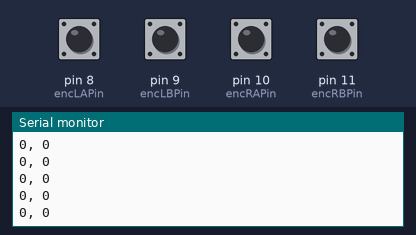
Bench run of a sketch on a simulated Arduino Uno, built with avr-gcc and run on an emulated ATmega328P. Shown: the last lines printed to the serial monitor. The inputs (shaded band) are chosen by the test bench; at power-on: pin 8 (encLAPin), pin 9 (encLBPin), pin 10 (encRAPin), pin 11 (encRBPin) HIGH.

Above: at 1.2 s.
1.3 s: pin 8 (encLAPin) pulled LOW for 0.15 s
At 1.8 s:
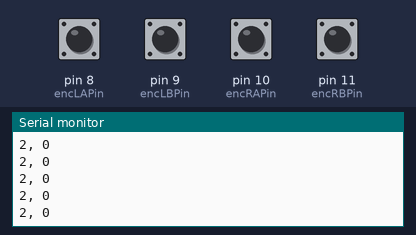
4.4 s: pin 9 (encLBPin) pulled LOW for 0.15 s
At 5.2 s:
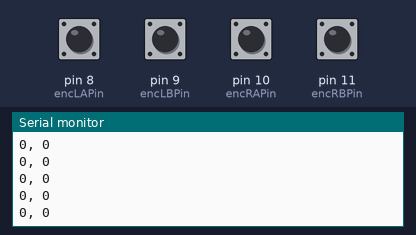
7.5 s: pin 10 (encRAPin) pulled LOW for 0.15 s
At 8.1 s:
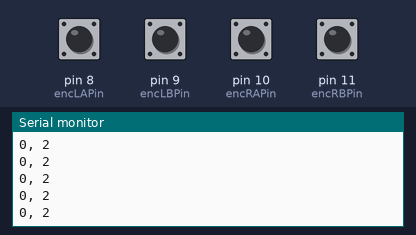
9.1 s: pin 8 (encLAPin) pulled LOW for 1 s
At 9.6 s:
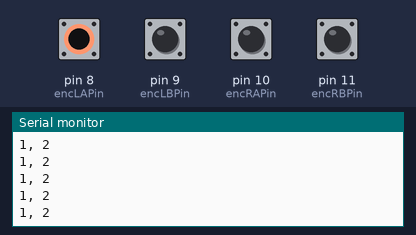
13.1 s: pin 11 (encRBPin) pulled LOW for 0.15 s
At 13.7 s:
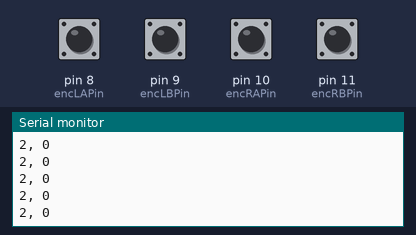
14.7 s: pin 11 (encRBPin) pulled LOW for 1 s
At 15.3 s:
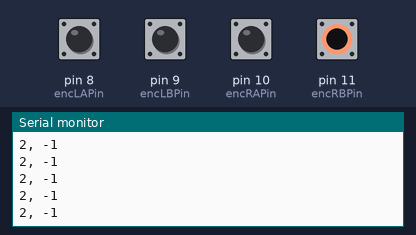
Timing chart, 0 to 15.7 s (numbered marks = the images above; inputs shaded):
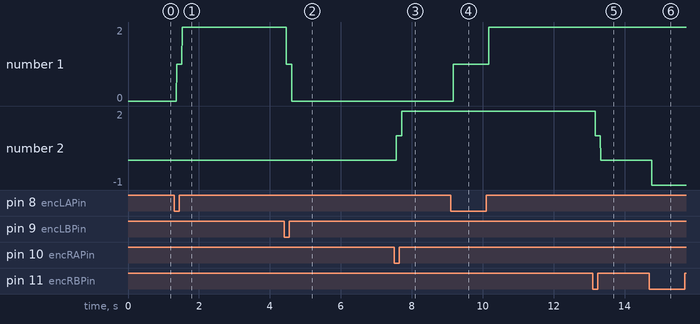

Measured:
- after the input at 1.3 s, the serial monitor: prints a new line after 0.07 s (image 1)
- after the input at 4.4 s, the serial monitor: prints a new line after 0.22 s (image 2)
- after the input at 7.5 s, the serial monitor: prints a new line after 0.07 s (image 3)
- after the input at 9.1 s, the serial monitor: prints a new line after 0.07 s (image 4)
- after the input at 13.1 s, the serial monitor: prints a new line after 0.07 s (image 5)
- after the input at 14.7 s, the serial monitor: prints a new line after 0.07 s (image 6)
- plotted number 1: 0 → 2 after the input at 1.3 s
- plotted number 2: 0 → 2 after the input at 7.5 s, 2 → 0 after the input at 13.1 s, 0 → -1 after the input at 14.7 s

The sketch:

EncoderFunctionTest.ino
```cpp
#define encLAPin 8
#define encLBPin 9
#define encRAPin 10
#define encRBPin 11

boolean encLAstate, encLBstate, encRAstate, encRBstate;
long encAcount = 0;
long encBcount = 0;

void setup() {
  Serial.begin(9600);

  pinMode(encLAPin, INPUT);
  pinMode(encLBPin, INPUT);
  pinMode(encRAPin, INPUT);
  pinMode(encRBPin, INPUT);
  digitalWrite(encLAPin, HIGH);
  digitalWrite(encLBPin, HIGH);
  digitalWrite(encRAPin, HIGH);
  digitalWrite(encRBPin, HIGH);

  encLAstate = digitalRead(encLAPin);
  encLBstate = digitalRead(encLBPin);
  encRAstate = digitalRead(encRAPin);
  encRBstate = digitalRead(encRBPin);
}

void loop() {
  updateEncoder(encLAPin, encLBPin, encLAstate, encLBstate, encAcount);
  updateEncoder(encRAPin, encRBPin, encRAstate, encRBstate, encBcount);
  Serial.print(encAcount);
  Serial.print(", ");
  Serial.print(encBcount);
  Serial.println();
}

void updateEncoder(const char aPin, const char bPin, boolean &aState, boolean &bState, long &count) {
  boolean oldAstate = aState;
  boolean oldBstate = bState;
  aState = digitalRead(aPin);
  bState = digitalRead(bPin);
  if((oldAstate != aState) && (oldBstate == bState)) {
    count = count + 1;
  }
  else if((oldAstate == aState) && (oldBstate != bState)) {
    count = count - 1;
  }
  else if((oldAstate != aState) && (oldBstate != bState)) {
    count = 0;
  }
}
```
